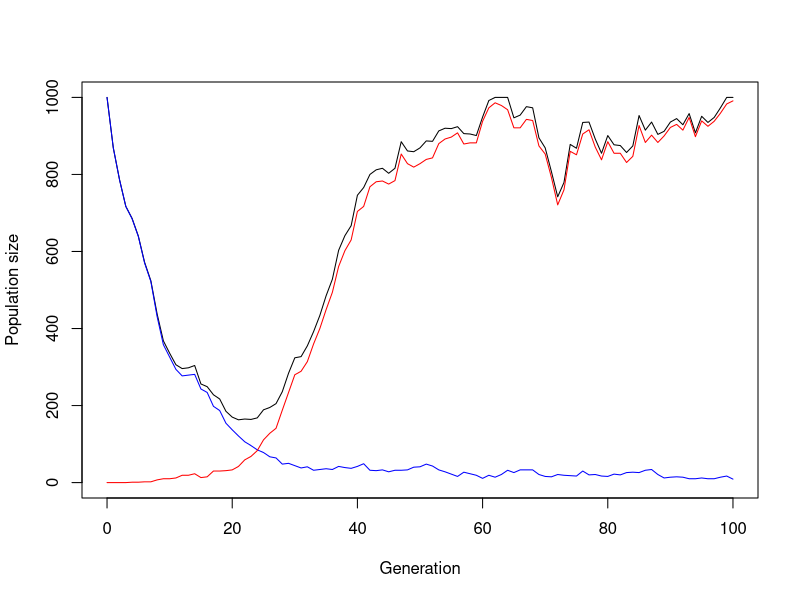

Reproduce this figure in R. (Note: a time limit stopped this script after it produced the figure.)
## ---- chunk 1


# The following function simulates one generation, incorporating immigration and competition effects. Wild-type individuals are subject to decay, while mutant growth decreases as carrying capacity is approached.

simulate_one_gen_mig_logistic <- function(N_a, N_A, carrying_capacity, decay_rate, sel_coeff, mut_rate, mig_rate_a) {
  # adult migrants arrive and are added to 'a' population
  N_a_mig <- rpois(1, mig_rate_a) # stochastic immigration
  N_a <- N_a + N_a_mig
  
  # determine total population size
  N_total <- N_a+N_A
  
  # reproduction occurs according to decay rates and selection coefficients
  offsp_a <- rpois(1, N_a * (1-decay_rate)) # independent of carrying capacity
  offsp_A <- rpois(1, N_A + N_A*(sel_coeff-decay_rate)*(1-N_total/carrying_capacity))
  # randomly kill individuals if carrying capacity is exceeded
  offsp_total <- offsp_A + offsp_a
  if(offsp_total > carrying_capacity)
  {
    offsp_a <- rbinom(1,carrying_capacity,c(offsp_a,offsp_A)/offsp_total)
    offsp_A <- carrying_capacity-offsp_a
  }

  
  # draw new mutants according to Poisson distribution
  mut_a_to_A <- rpois(1, offsp_a * mut_rate)
  
  # determine new population sizes of wild type and mutant
  N_a_new <- offsp_a - mut_a_to_A
  N_A_new <- offsp_A + mut_a_to_A
  
  return(c(N_a_new, N_A_new))
}
# Test the function
print(simulate_one_gen_mig_logistic(N_a=50, N_A=0, carrying_capacity=50, decay_rate=0.1, sel_coeff=0.3, mut_rate=0.1, mig_rate_a=1))

## ---- chunk 2
simulate_pop_mig_logistic <- function(N_init_a, N_init_A, carrying_capacity, decay_rate, sel_coeff, mut_rate, mig_rate_a, t_max) {
  # Create the vector in which to save the results
  pop_vector <- c(N_init_a, N_init_A)
  # initiate the variables
  pop_new <- c(N_init_a, N_init_A)
  
  # run the simulation until generation t_max
  for (i in 1:t_max+1) {
    # redefine the current population one generation later
    pop_new <- simulate_one_gen_mig_logistic(pop_new[1],pop_new[2],carrying_capacity, decay_rate, sel_coeff, mut_rate, mig_rate_a)
    # add the new population sizes to the output vector
    pop_vector <- rbind(pop_vector,pop_new)
  }
  
  # define the row and column names of the output vector
  rownames(pop_vector) <- (0:t_max)[1:length(pop_vector[,1])] # note that the vector has to be cut if the simulation stopped early
  colnames(pop_vector) <- c("a","A")
  # return the result
  return(pop_vector)	
}


# Test the function and plot the result
# set t_max to a value to be used througout
max_gen <- 100
# create your simulation data
output <- simulate_pop_mig_logistic(1000,0,1000,0.1,0.3,0.001,3,max_gen)
# show the last few lines of the data table
print(tail(output))
# plot the output - note that the plot range and the x axis have to be adjusted based on the length of the table
# determine x axis range 
x_range <- 0:(length(output[,1])-1)
# this plots the total population size
plot(x_range,output[,1]+output[,2],type='l',ylim=c(0,max(output[,1]+output[,2])),xlab = "Generation",ylab = "Population size")
# add number of wild type individuals
lines(x_range,output[,1], col="blue")
# add number of mutant individuals
lines(x_range,output[,2], col="red")
## ---- chunk 3
simulate_pop_mig_logistic <- function(N_init_a, N_init_A, carrying_capacity, decay_rate, sel_coeff, mut_rate, mig_rate_a, t_max) {
  
  # initiate the variables
  pop_new <- c(N_init_a, N_init_A)
  # start counting generations
  gen <- 0
  
  # run the simulation until generation t_max
  for (i in 1:t_max+1) {
    # redefine the current population one generation later
    pop_new <- simulate_one_gen_mig_logistic(pop_new[1],pop_new[2],carrying_capacity, decay_rate, sel_coeff, mut_rate, mig_rate_a)
    # adding one generation to counter
    gen <- gen+1
    # calculate population size
    N_total <- sum(pop_new)
    # stop when carrying capacity is reached
    if (N_total == carrying_capacity) break
  }
  return(gen)	
}


# Test the function and plot the result
# set t_max to a value to be used througout
max_gen <- 100
# create your simulation data
output_gens <- simulate_pop_mig_logistic(1000,0,1000,0.1,0.3,0.001,3,max_gen)
print(output)
## ---- chunk 4
simulate_pop_mig_logistic_2 <- function(N_init_a, N_init_A, carrying_capacity, decay_rate, sel_coeff, mut_rate, mig_rate_a, t_max) {
  
  # initiate the variables
  pop_new <- c(N_init_a, N_init_A)
  # start counting generations
  gen <- 0
  
  # run the simulation until generation t_max
  for (i in 1:t_max+1) {
    # redefine the current population one generation later
    pop_new <- simulate_one_gen_mig_logistic(pop_new[1],pop_new[2],carrying_capacity, decay_rate, sel_coeff, mut_rate, mig_rate_a)
    # adding one generation to counter
    gen <- gen+1
    # calculate population size
    N_total <- sum(pop_new)
    # stop when carrying capacity is reached
    if (N_total == carrying_capacity) break
  }
  return(pop_new[2])	
}


# Test the function and plot the result
# set t_max to a value to be used througout
max_gen <- 100
# create your simulation data
output_gens <- simulate_pop_mig_logistic(1000,0,1000,0.1,0.3,0.001,3,max_gen)
print(output)
## ---- chunk 5

N_init_a <-  1000
N_init_A <- 0
carrying_capacity <- 1000
decay_rate <- 0.1
sel_coeff <- 0.3
mut_rate <- 0.001
mig_rate_a <- 3
t_max <- 1000
n_reps <- 500


table_matrix <- matrix(nrow = n_reps, ncol = 1) 
print(table_matrix)  


# repeat the simulation n_reps times

 for (rep in 1:n_reps) {
   
# start the simulation with the same initials conditions
table_matrix[rep,1] <- simulate_pop_mig_logistic(N_init_a, N_init_A, carrying_capacity, decay_rate, sel_coeff, mut_rate, mig_rate_a, t_max)}
 
  print(table_matrix)  

  ## Calculate the average to carrying capacity
  avg_Na <- mean(table_matrix)
  #print(avg_NA)
  



## ---- chunk 6
N_init_a <- 1000
N_init_A <- 0
carrying_capacity <- 1000
decay_rate_a <- 0.1
decay_rate_b <- 0.15
decay_rate_c <- 0.2
sel_coeff <- 0.3
mut_rate_values <- c(0.001, 0.005)  
mig_rate_a <- seq(1, 200, by=2)
t_max <- 1000
n_reps <- 1000

# Table to store results for different mutation rates and decay rates
table_avg_a_001 <- matrix(nrow = length(mig_rate_a), ncol= 2)
table_avg_b_001 <- matrix(nrow = length(mig_rate_a), ncol= 2)
table_avg_c_001 <- matrix(nrow = length(mig_rate_a), ncol= 2)

table_avg_a_005 <- matrix(nrow = length(mig_rate_a), ncol= 2)
table_avg_b_005 <- matrix(nrow = length(mig_rate_a), ncol= 2)
table_avg_c_005 <- matrix(nrow = length(mig_rate_a), ncol= 2)

# Loop over each mutation rate
for(mut_rate in mut_rate_values){
  
  q <- 1
  for(mig in mig_rate_a){
    
    # Start the simulation for different decay rates (A, B, C)
    table_matrix <- matrix(nrow = n_reps, ncol= 1)
    
    # For decay_rate_a
    for (rep in 1:n_reps) {
      table_matrix[rep, 1] <- simulate_pop_mig_logistic(N_init_a, N_init_A, carrying_capacity, decay_rate_a, sel_coeff, mut_rate, mig, t_max)
    }
    avg_gen_time <- mean(table_matrix)
    if(mut_rate == 0.001){
      table_avg_a_001[q, 1] <- mig
      table_avg_a_001[q, 2] <- avg_gen_time
    } else {
      table_avg_a_005[q, 1] <- mig
      table_avg_a_005[q, 2] <- avg_gen_time
    }
    
    # For decay_rate_b
    table_matrix <- matrix(nrow = n_reps, ncol= 1)
    for (rep in 1:n_reps) {
      table_matrix[rep, 1] <- simulate_pop_mig_logistic(N_init_a, N_init_A, carrying_capacity, decay_rate_b, sel_coeff, mut_rate, mig, t_max)
    }
    avg_gen_time <- mean(table_matrix)
    if(mut_rate == 0.001){
      table_avg_b_001[q, 1] <- mig
      table_avg_b_001[q, 2] <- avg_gen_time
    } else {
      table_avg_b_005[q, 1] <- mig
      table_avg_b_005[q, 2] <- avg_gen_time
    }
    
    # For decay_rate_c
    table_matrix <- matrix(nrow = n_reps, ncol= 1)
    for (rep in 1:n_reps) {
      table_matrix[rep, 1] <- simulate_pop_mig_logistic(N_init_a, N_init_A, carrying_capacity, decay_rate_c, sel_coeff, mut_rate, mig, t_max)
    }
    avg_gen_time <- mean(table_matrix)
    if(mut_rate == 0.001){
      table_avg_c_001[q, 1] <- mig
      table_avg_c_001[q, 2] <- avg_gen_time
    } else {
      table_avg_c_005[q, 1] <- mig
      table_avg_c_005[q, 2] <- avg_gen_time
    }
    
    q <- q + 1
  }
}



# Plot the results for both mutation rates
plot(table_avg_a_001[, 1], table_avg_a_001[, 2], type = 'l', col = "blue", ylim = c(0, max(
  table_avg_a_001[, 2], table_avg_b_001[, 2], table_avg_c_001[, 2], 
  table_avg_a_005[, 2], table_avg_b_005[, 2], table_avg_c_005[, 2]
)), xlab = "Mean number of migrants", ylab = "Generations to Carrying Capacity", main = "Comparison of Decay Rates for Different Mutation Rates")

# Add lines for mutation rate = 0.001 (blue, red, purple)
lines(table_avg_b_001[, 1], table_avg_b_001[, 2], col = "red")
lines(table_avg_c_001[, 1], table_avg_c_001[, 2], col = "purple")

# Add lines for mutation rate = 0.005 (green, orange, yellow)
lines(table_avg_a_005[, 1], table_avg_a_005[, 2], col = "green")
lines(table_avg_b_005[, 1], table_avg_b_005[, 2], col = "orange")
lines(table_avg_c_005[, 1], table_avg_c_005[, 2], col = "yellow")


## ---- chunk 7

N_init_a <- 1000
N_init_A <- 0
carrying_capacity <- 1000
decay_rate_a <- 0.1
decay_rate_b <- 0.15
decay_rate_c <- 0.2
sel_coeff <- 0.3
mut_rate <- 0.005
mig_rate_a <- seq(1, 200, by=2)
t_max <- 1000
n_reps <- 500

# Table to store results for decay_rate = 0.1
table_avg_a <- matrix(nrow = length(mig_rate_a), ncol= 2)

# Table to store results for decay_rate = 0.15
table_avg_b <- matrix(nrow = length(mig_rate_a), ncol= 2)

# Table to store results for decay_rate = 0.2
table_avg_c <- matrix(nrow = length(mig_rate_a), ncol= 2)


q <- 1
#  increase migration
for(mig in mig_rate_a){

 # repeat the simulation n_reps times
  table_matrix <- matrix(nrow = n_reps, ncol= 1  )

 for (rep in 1:n_reps) {
   
# start the simulation with the same initials conditions with the decay rate A
table_matrix[rep,1] <- simulate_pop_mig_logistic_2(N_init_a, N_init_A, carrying_capacity, decay_rate_a, sel_coeff, mut_rate, mig, t_max)
}

  ## Calculate the average to carrying capacity
  avg_gen_time <- mean(table_matrix)
  table_avg_a[q, 1] <- mig
  table_avg_a[q,2] <- avg_gen_time
  
  q <- q+1
  
}
  
 
# start the simulation with the same initials conditions with the decay rate B

q <- 1
#  increase migration
for (mig in mig_rate_a) {

 # repeat the simulation n_reps times
  table_matrix <- matrix(nrow = n_reps, ncol = 1)

 for (rep in 1:n_reps) {
   
# start the simulation with the same initials conditions with the decay rate B
table_matrix[rep,1] <- simulate_pop_mig_logistic_2(N_init_a, N_init_A, carrying_capacity, decay_rate_b, sel_coeff, mut_rate, mig, t_max)
}

  ## Calculate the average to carrying capacity
  avg_gen_time <- mean(table_matrix)
  table_avg_b[q, 1] <- mig
  table_avg_b[q,2] <- avg_gen_time
  
  q <- q+1
  
}  
# start the simulation with the same initials conditions with the decay rate B

q <- 1
#  increase migration
for (mig in mig_rate_a) {

 # repeat the simulation n_reps times
  table_matrix <- matrix(nrow = n_reps, ncol = 1)

 for (rep in 1:n_reps) {
   
# start the simulation with the same initials conditions with the decay rate C

table_matrix[rep,1] <- simulate_pop_mig_logistic_2(N_init_a, N_init_A, carrying_capacity, decay_rate_c, sel_coeff, mut_rate, mig, t_max)
}

  ## Calculate the average to carrying capacity
  avg_gen_time <- mean(table_matrix)
  table_avg_c[q, 1] <- mig
  table_avg_c[q,2] <- avg_gen_time
  
  q <- q+1
  
  }
  print(table_avg_a)
  print(table_avg_b)
  print(table_avg_c)

# Plot the results
  plot(table_avg_a[,1], table_avg_a[,2], type= 'l', col= "blue", ylim= c(0, max(table_avg_a[,2], table_avg_b[,2], table_avg_c[,2])), xlab = "Mean number of migrants", ylab= "Mean number of mutant in carrying capacity", main = "Comparison of Decay Rates")

# Add the line for decay_rate = 0.5
  
  lines(table_avg_b[,1], table_avg_b[,2], col= "red")
  lines(table_avg_c[,1], table_avg_c[,2], col= "purple")
 

## ---- chunk 8

# Initial parameters
N_init_a <- 1000
N_init_A <- 0
carrying_capacity <- 1000
decay_rate <- 0.1
sel_coeff <- 0.3
mut_rate <- seq(0.001, 0.03, by = 0.001)  # Sequence of mutation rates to test
mig_rate_a <- 3
t_max <- 1000
n_reps <- 1000

# Matrix to store mutation rate and average generation time to carrying capacity
table_avg <- matrix(nrow = length(mut_rate), ncol = 2)

q <- 1  # Counter for each mutation rate value

# Outer loop: iterate over each mutation rate
for (mut in mut_rate) {

  # Vector to store generation times for each repetition
  table_matrix <- numeric(n_reps)

  # Inner loop: run `n_reps` simulations for each mutation rate
  for (rep in 1:n_reps) {
    # Run the simulation with the current mutation rate `mut`
    table_matrix[rep] <- simulate_pop_mig_logistic(N_init_a, N_init_A, carrying_capacity, decay_rate, sel_coeff, mut, mig_rate_a, t_max)
  }

  # Calculate and store the average generation time for the current mutation rate
  avg_gen_time <- mean(table_matrix)
  table_avg[q, 1] <- mut             # Store the current mutation rate
  table_avg[q, 2] <- avg_gen_time     # Store the average time to carrying capacity
  
  q <- q + 1  # Move to the next row in `table_avg`
}

# Print the table showing mutation rates and their corresponding avg generation times
print(table_avg)

# Plot mutation rate vs. average generation time to carrying capacity
plot(table_avg[, 1], table_avg[, 2], type = 'l', ylim = c(0, max(table_avg[, 2])),
     xlab = "Mutation Rate", ylab = "Average Generation Time to Carrying Capacity",
     main = "Effect of Mutation Rate on Generation Time to Carrying Capacity")


## ---- chunk 9

# Initial parameters
N_init_a <- 1000
N_init_A <- 0
carrying_capacity <- 1000
pollution_rate <- seq(0.1, 0.3, by = 0.01)  # Sequence of pollution rates to test
sel_coeff <- 0.3
mut_rate <- 0.001
mig_rate_a <- 3
t_max <- 1000
n_reps <- 1000

# Matrix to store results: each row corresponds to a pollution rate and avg generation time
table_avg <- matrix(nrow = length(pollution_rate), ncol = 2)

q <- 1  # Row counter for each pollution rate

# Outer loop: iterate over each pollution rate
for (poll in pollution_rate) {

  # Initialize a vector to store generation times for each repetition
  table_matrix <- numeric(n_reps)

  # Inner loop: run `n_reps` simulations for each pollution rate value
  for (rep in 1:n_reps) {
    # Run the simulation with the current pollution rate `poll`
    table_matrix[rep] <- simulate_pop_mig_logistic(N_init_a, N_init_A, carrying_capacity, poll, sel_coeff, mut_rate, mig_rate_a, t_max)
  }

  # Calculate and store the average generation time for the current pollution rate
  avg_gen_time <- mean(table_matrix)
  table_avg[q, 1] <- poll              # Store the current pollution rate
  table_avg[q, 2] <- avg_gen_time       # Store the average time to carrying capacity
  
  q <- q + 1  # Move to the next row in `table_avg`
}

# Print the table showing pollution rates and their corresponding avg generation times
print(table_avg)

# Plot pollution rate vs. average generation time to carrying capacity
plot(table_avg[, 1], table_avg[, 2], type = 'l', ylim = c(0, max(table_avg[, 2])),
     xlab = "Pollution Rate", ylab = "Average Generation Time to Carrying Capacity",
     main = "Effect of Pollution Rate on Generation Time to Carrying Capacity")
